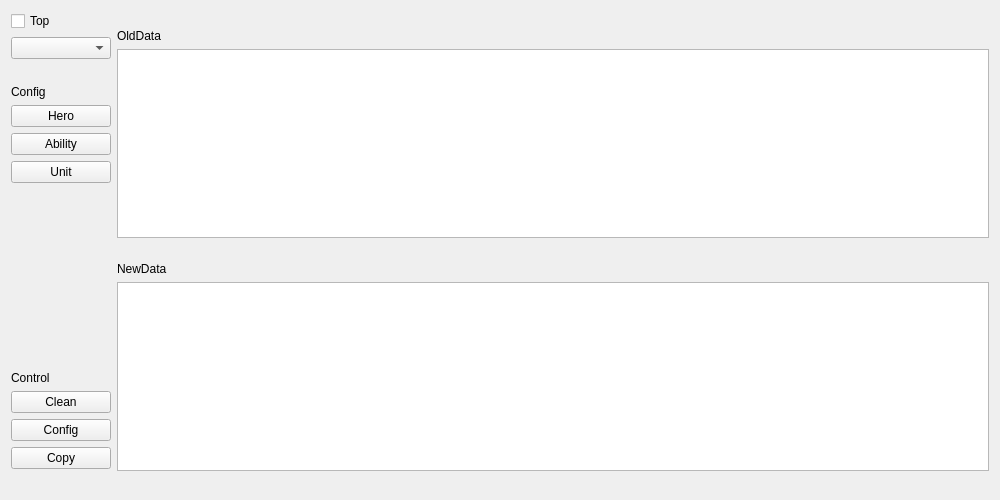
<?xml version="1.0" encoding="UTF-8"?>
<ui version="4.0">
 <class>Form</class>
 <widget class="QWidget" name="Form">
  <property name="geometry">
   <rect>
    <x>0</x>
    <y>0</y>
    <width>1000</width>
    <height>500</height>
   </rect>
  </property>
  <property name="minimumSize">
   <size>
    <width>600</width>
    <height>400</height>
   </size>
  </property>
  <property name="windowTitle">
   <string>Form</string>
  </property>
  <property name="styleSheet">
   <string notr="true"/>
  </property>
  <layout class="QHBoxLayout" name="horizontalLayout">
   <item>
    <layout class="QVBoxLayout" name="verticalLayout">
     <item>
      <widget class="QCheckBox" name="checkBox">
       <property name="maximumSize">
        <size>
         <width>50</width>
         <height>16777215</height>
        </size>
       </property>
       <property name="text">
        <string>Top</string>
       </property>
      </widget>
     </item>
     <item>
      <widget class="QComboBox" name="comboBox"/>
     </item>
     <item>
      <spacer name="verticalSpacer_4">
       <property name="orientation">
        <enum>Qt::Vertical</enum>
       </property>
       <property name="sizeType">
        <enum>QSizePolicy::Maximum</enum>
       </property>
       <property name="sizeHint" stdset="0">
        <size>
         <width>20</width>
         <height>20</height>
        </size>
       </property>
      </spacer>
     </item>
     <item>
      <widget class="QLabel" name="label">
       <property name="text">
        <string>Config</string>
       </property>
      </widget>
     </item>
     <item>
      <widget class="QPushButton" name="pushButton_Hero">
       <property name="text">
        <string>Hero</string>
       </property>
      </widget>
     </item>
     <item>
      <widget class="QPushButton" name="pushButton_Ability">
       <property name="text">
        <string>Ability</string>
       </property>
      </widget>
     </item>
     <item>
      <widget class="QPushButton" name="pushButton_Unit">
       <property name="text">
        <string>Unit</string>
       </property>
      </widget>
     </item>
     <item>
      <spacer name="horizontalSpacer">
       <property name="orientation">
        <enum>Qt::Horizontal</enum>
       </property>
       <property name="sizeType">
        <enum>QSizePolicy::Maximum</enum>
       </property>
       <property name="sizeHint" stdset="0">
        <size>
         <width>100</width>
         <height>20</height>
        </size>
       </property>
      </spacer>
     </item>
     <item>
      <spacer name="verticalSpacer">
       <property name="orientation">
        <enum>Qt::Vertical</enum>
       </property>
       <property name="sizeHint" stdset="0">
        <size>
         <width>20</width>
         <height>40</height>
        </size>
       </property>
      </spacer>
     </item>
     <item>
      <widget class="QLabel" name="label_2">
       <property name="text">
        <string>Control</string>
       </property>
      </widget>
     </item>
     <item>
      <widget class="QPushButton" name="pushButton_Clean">
       <property name="text">
        <string>Clean</string>
       </property>
      </widget>
     </item>
     <item>
      <widget class="QPushButton" name="pushButton_Config">
       <property name="text">
        <string>Config</string>
       </property>
      </widget>
     </item>
     <item>
      <widget class="QPushButton" name="pushButton_Copy">
       <property name="text">
        <string>Copy</string>
       </property>
      </widget>
     </item>
     <item>
      <spacer name="verticalSpacer_5">
       <property name="orientation">
        <enum>Qt::Vertical</enum>
       </property>
       <property name="sizeType">
        <enum>QSizePolicy::Maximum</enum>
       </property>
       <property name="sizeHint" stdset="0">
        <size>
         <width>20</width>
         <height>20</height>
        </size>
       </property>
      </spacer>
     </item>
    </layout>
   </item>
   <item>
    <layout class="QVBoxLayout" name="verticalLayout_2">
     <item>
      <spacer name="verticalSpacer_2">
       <property name="orientation">
        <enum>Qt::Vertical</enum>
       </property>
       <property name="sizeType">
        <enum>QSizePolicy::Maximum</enum>
       </property>
       <property name="sizeHint" stdset="0">
        <size>
         <width>20</width>
         <height>20</height>
        </size>
       </property>
      </spacer>
     </item>
     <item>
      <widget class="QLabel" name="label_3">
       <property name="text">
        <string>OldData</string>
       </property>
      </widget>
     </item>
     <item>
      <widget class="QPlainTextEdit" name="plainTextEdit_OldData"/>
     </item>
     <item>
      <spacer name="verticalSpacer_3">
       <property name="orientation">
        <enum>Qt::Vertical</enum>
       </property>
       <property name="sizeType">
        <enum>QSizePolicy::Maximum</enum>
       </property>
       <property name="sizeHint" stdset="0">
        <size>
         <width>20</width>
         <height>20</height>
        </size>
       </property>
      </spacer>
     </item>
     <item>
      <widget class="QLabel" name="label_4">
       <property name="text">
        <string>NewData</string>
       </property>
      </widget>
     </item>
     <item>
      <widget class="QPlainTextEdit" name="plainTextEdit_NewData"/>
     </item>
     <item>
      <spacer name="verticalSpacer_6">
       <property name="orientation">
        <enum>Qt::Vertical</enum>
       </property>
       <property name="sizeType">
        <enum>QSizePolicy::Maximum</enum>
       </property>
       <property name="sizeHint" stdset="0">
        <size>
         <width>20</width>
         <height>20</height>
        </size>
       </property>
      </spacer>
     </item>
    </layout>
   </item>
  </layout>
 </widget>
 <resources/>
 <connections>
  <connection>
   <sender>pushButton_Clean</sender>
   <signal>clicked()</signal>
   <receiver>plainTextEdit_NewData</receiver>
   <slot>clear()</slot>
   <hints>
    <hint type="sourcelabel">
     <x>85</x>
     <y>399</y>
    </hint>
    <hint type="destinationlabel">
     <x>134</x>
     <y>362</y>
    </hint>
   </hints>
  </connection>
  <connection>
   <sender>pushButton_Clean</sender>
   <signal>clicked()</signal>
   <receiver>plainTextEdit_OldData</receiver>
   <slot>clear()</slot>
   <hints>
    <hint type="sourcelabel">
     <x>69</x>
     <y>387</y>
    </hint>
    <hint type="destinationlabel">
     <x>177</x>
     <y>187</y>
    </hint>
   </hints>
  </connection>
  <connection>
   <sender>pushButton_Copy</sender>
   <signal>clicked()</signal>
   <receiver>plainTextEdit_NewData</receiver>
   <slot>selectAll()</slot>
   <hints>
    <hint type="sourcelabel">
     <x>85</x>
     <y>455</y>
    </hint>
    <hint type="destinationlabel">
     <x>266</x>
     <y>369</y>
    </hint>
   </hints>
  </connection>
  <connection>
   <sender>pushButton_Copy</sender>
   <signal>clicked()</signal>
   <receiver>plainTextEdit_NewData</receiver>
   <slot>copy()</slot>
   <hints>
    <hint type="sourcelabel">
     <x>62</x>
     <y>452</y>
    </hint>
    <hint type="destinationlabel">
     <x>209</x>
     <y>332</y>
    </hint>
   </hints>
  </connection>
 </connections>
</ui>
